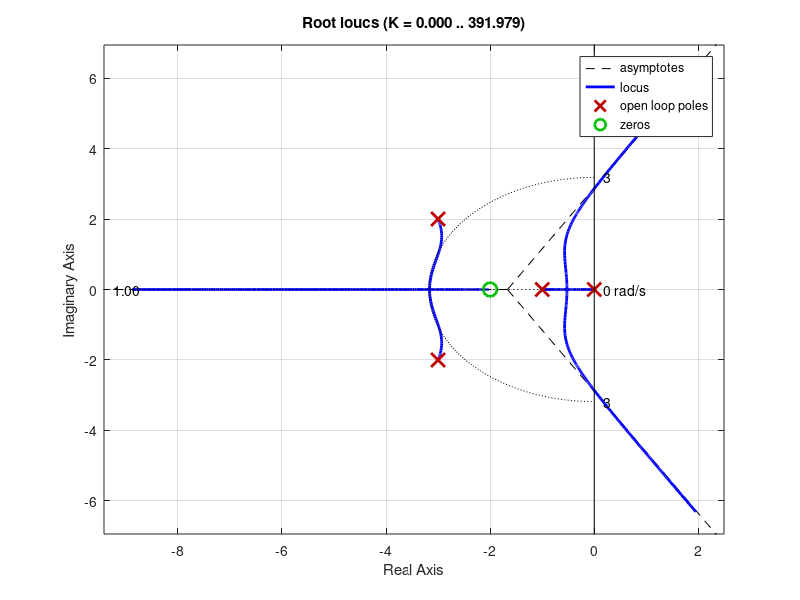
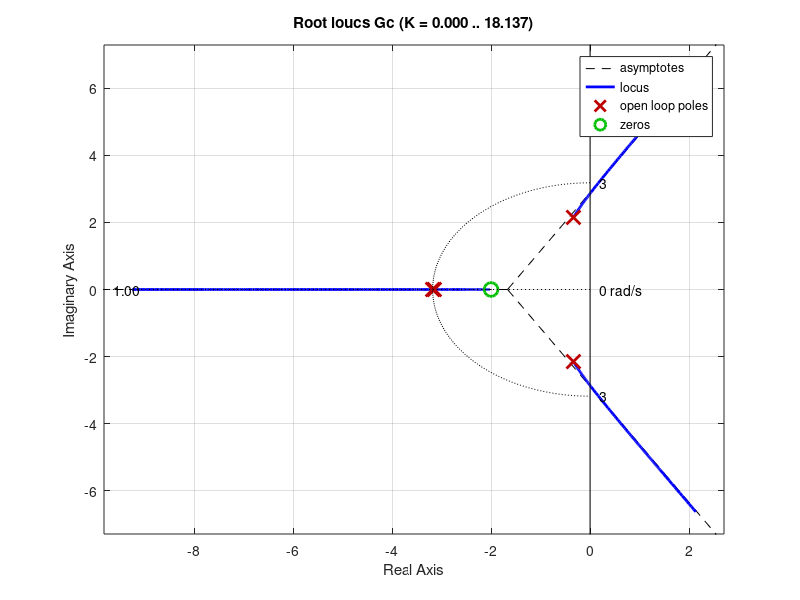
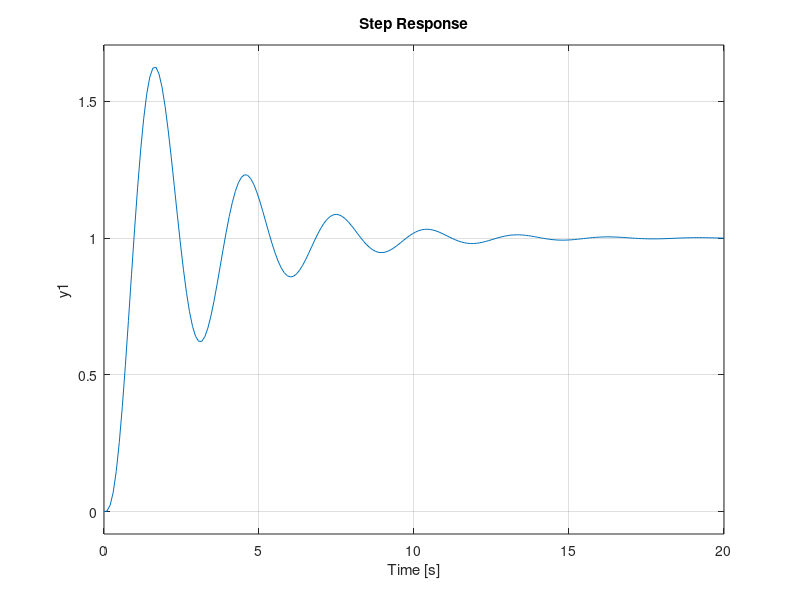

Source code (MATLAB) for these figures, in order:
pkg load control

clear all; close all; clc;

s = tf('s');

G = (s + 2)/(s^4 + 7*s^3 + 19*s^2 + 13*s)
H = 1;

rlocus(G*H)
sgrid(1,3.18) % -3.18
modG=abs(((-3.18)+2)/((-3.18)^4+7*(-3.18)^3+19*(-3.18)^2+13*(-3.18)))
K=1/modG
Gc = minreal(feedback(K*G,H))
figure()
rlocus(Gc)
sgrid(1,3.18)
figure()
step(Gc)
